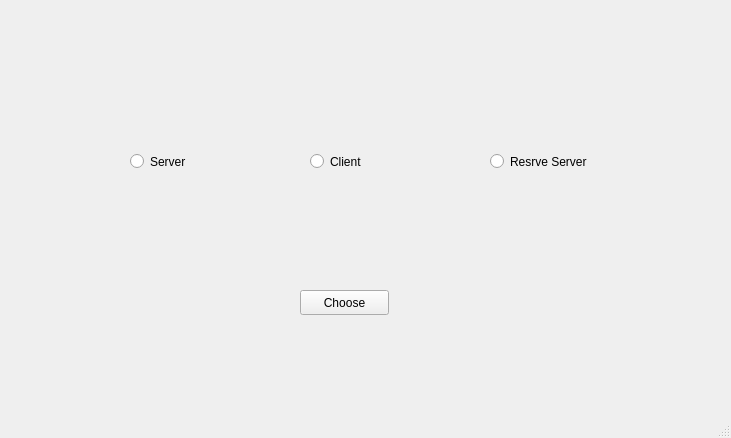
<?xml version="1.0" encoding="UTF-8"?>
<ui version="4.0">
 <class>ClientWindow</class>
 <widget class="QMainWindow" name="ClientWindow">
  <property name="geometry">
   <rect>
    <x>0</x>
    <y>0</y>
    <width>731</width>
    <height>438</height>
   </rect>
  </property>
  <property name="windowTitle">
   <string>ClientWindow</string>
  </property>
  <widget class="QWidget" name="centralwidget">
   <widget class="QRadioButton" name="radioButton">
    <property name="geometry">
     <rect>
      <x>130</x>
      <y>150</y>
      <width>112</width>
      <height>23</height>
     </rect>
    </property>
    <property name="text">
     <string>Server</string>
    </property>
   </widget>
   <widget class="QRadioButton" name="radioButton_2">
    <property name="geometry">
     <rect>
      <x>310</x>
      <y>150</y>
      <width>112</width>
      <height>23</height>
     </rect>
    </property>
    <property name="text">
     <string>Client</string>
    </property>
   </widget>
   <widget class="QRadioButton" name="radioButton_3">
    <property name="geometry">
     <rect>
      <x>490</x>
      <y>150</y>
      <width>112</width>
      <height>23</height>
     </rect>
    </property>
    <property name="text">
     <string>Resrve Server</string>
    </property>
   </widget>
   <widget class="QPushButton" name="pushButton">
    <property name="geometry">
     <rect>
      <x>300</x>
      <y>290</y>
      <width>89</width>
      <height>25</height>
     </rect>
    </property>
    <property name="text">
     <string>Choose</string>
    </property>
   </widget>
  </widget>
  <widget class="QMenuBar" name="menubar">
   <property name="geometry">
    <rect>
     <x>0</x>
     <y>0</y>
     <width>731</width>
     <height>22</height>
    </rect>
   </property>
  </widget>
  <widget class="QStatusBar" name="statusbar"/>
 </widget>
 <resources/>
 <connections/>
</ui>
